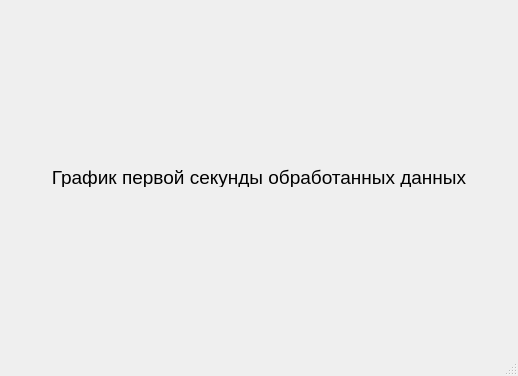
<?xml version="1.0" encoding="UTF-8"?>
<ui version="4.0">
 <class>GraphicWindow</class>
 <widget class="QMainWindow" name="GraphicWindow">
  <property name="geometry">
   <rect>
    <x>0</x>
    <y>0</y>
    <width>518</width>
    <height>376</height>
   </rect>
  </property>
  <property name="windowTitle">
   <string>MainWindow</string>
  </property>
  <widget class="QWidget" name="centralwidget">
   <layout class="QVBoxLayout" name="verticalLayout_2">
    <item>
     <layout class="QVBoxLayout" name="verticalLayout">
      <item>
       <widget class="QLabel" name="label">
        <property name="sizePolicy">
         <sizepolicy hsizetype="Minimum" vsizetype="Minimum">
          <horstretch>0</horstretch>
          <verstretch>0</verstretch>
         </sizepolicy>
        </property>
        <property name="minimumSize">
         <size>
          <width>0</width>
          <height>20</height>
         </size>
        </property>
        <property name="maximumSize">
         <size>
          <width>16777215</width>
          <height>20</height>
         </size>
        </property>
        <property name="font">
         <font>
          <pointsize>14</pointsize>
         </font>
        </property>
        <property name="text">
         <string>График первой секунды обработанных данных</string>
        </property>
        <property name="alignment">
         <set>Qt::AlignCenter</set>
        </property>
       </widget>
      </item>
      <item>
       <layout class="QGridLayout" name="gridLayout"/>
      </item>
     </layout>
    </item>
   </layout>
  </widget>
  <widget class="QMenuBar" name="menubar">
   <property name="geometry">
    <rect>
     <x>0</x>
     <y>0</y>
     <width>518</width>
     <height>19</height>
    </rect>
   </property>
  </widget>
  <widget class="QStatusBar" name="statusbar"/>
 </widget>
 <resources/>
 <connections/>
</ui>
